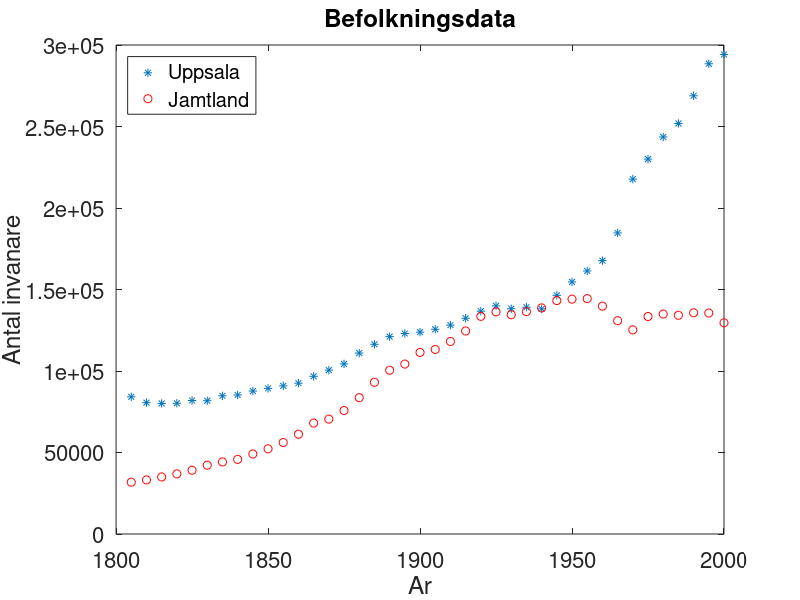

Write MATLAB code to recreate this figure.
% Befolkningsdata for Uppsala respektive Jamtland
% under aren 1805 till 2000

x=[1805:5:2000]';
y_Uppsala=[84141 80577 80099 80216 81897 81742 84777 85294 87700 89323 90877 ...
   92536 96766 100519 104371 111019 116406 121091 123015 123863 ...
   125610 128171 132400 136718 139954 138201 139155 138098 146415 ...
   154660 161383 167722 184701 217730 230028 243585 251852 268835 ...
   288475 294196]';   
y_Jamtland=[31819 33179 35015 36894 39122 42225 44239 45769 49077 52271 56127 ...
   61218 68071 70463 75756 83623 93091 100455 104259 111391 113229 ...
   118115 124541 133536 136300 134514 136407 138722 143213 144063 ...
   144393 139799 130848 125243 133433 134934 134190 135726 135584 ...
   129566]'; 

A=[x.^2 x ones(40,1)];

AT = transpose(A);

ATA = AT*A;

ATy = AT*y_Uppsala;

ATy_uppsala = AT*y_Uppsala;

ATy_Jamtland = AT*y_Jamtland;

K = cond(ATA);

xNew = (x - 1900);

ANew = [xNew.^4 xNew.^3 xNew.^2 xNew ones(40, 1)];

ANewT = transpose(ANew);

ANewTANew = ANewT * ANew;

KNew = cond(ANewTANew);

ANewTy_Uppsala = ANewT * y_Uppsala;

c = [ANewTANew ANewTy_Uppsala];

answer1_Uppsala = ANewTANew \ ANewTy_Uppsala;

ANewTy_Jamtland = ANewT * y_Jamtland;

answer1_Jamtland = ANewTANew \ ANewTy_Jamtland;

funUppsala = polyval(answer1_Uppsala, xNew);
plot(x, funUppsala, '*');

funJamtland = polyval(answer1_Jamtland, xNew);
plot(x, funJamtland, '*');

plot(x,y_Uppsala,'*');
hold on
plot(x,y_Jamtland,'ro');
xlabel('Ar')
ylabel('Antal invanare')
title('Befolkningsdata')
legend('Uppsala','Jamtland','Location','NorthWest');
set(gca,'FontSize',16);

%syms kalle;
%uppsalaFelGrad3 = sqrt(symsum(((funUppsala(kalle,1) - y_Uppsala(kalle,1))^2), kalle, 1 ,40));

felnorm_Uppsala_G4 = 0;
for K = 1:40
    felnorm_Uppsala_G4 = felnorm_Uppsala_G4 + ((funUppsala(K,1) - y_Uppsala(K,1))^2);
end

felnorm_Uppsala_G4 = sqrt(felnorm_Uppsala_G4);

funUppsala2020 = polyval(answer1_Uppsala, 2020);
